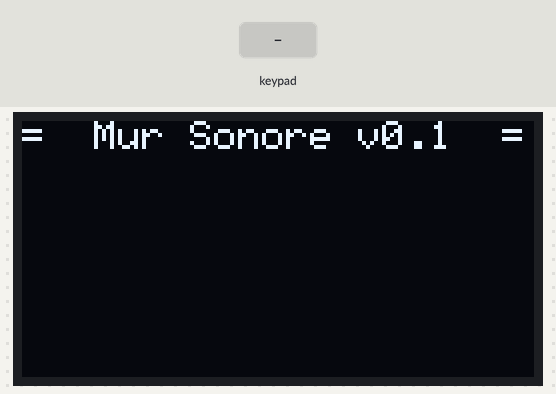
A program run on a simulated Arduino Nano Every. Parts: 128×64 one-colour display. The inputs (shaded band) are chosen by the test bench. The audio player accepts every command and is not drawn; what the program prints to the serial monitor is not drawn.

Above: at 3.8 s.
3.9 s: keypad keys 1 2 A pressed 0.4 s apart
At 5.3 s:
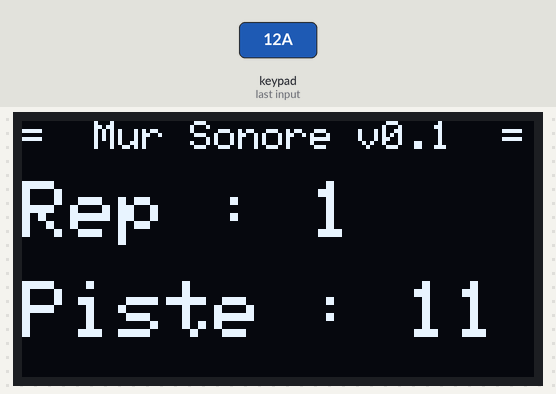
6.6 s: key 'B' pressed
At 7.7 s:
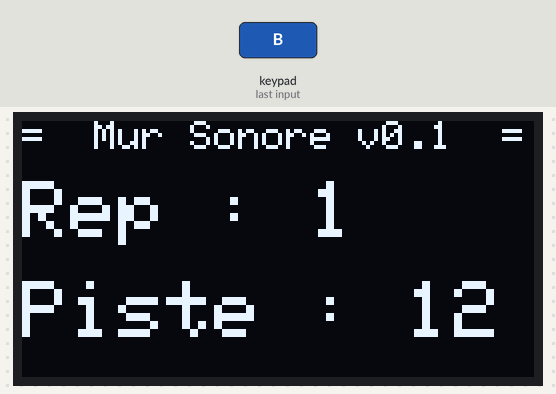
8.1 s: key 'C' pressed
At 8.8 s:
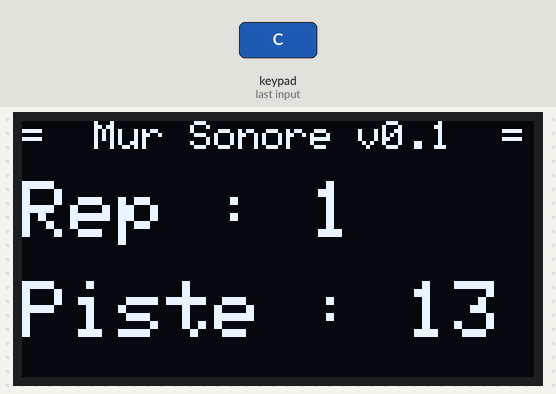
9.6 s: keypad keys 1 2 D pressed 0.4 s apart
At 10.8 s:
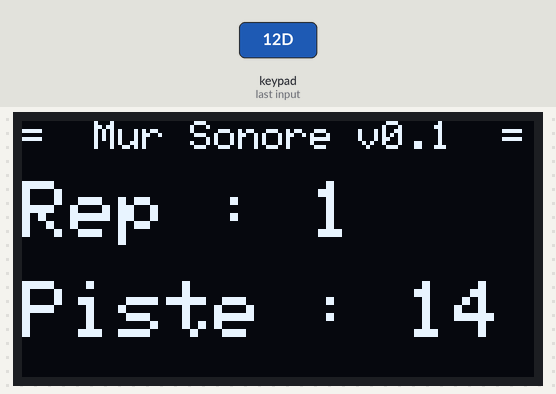
12.3 s: key 'E' pressed
At 13.2 s:
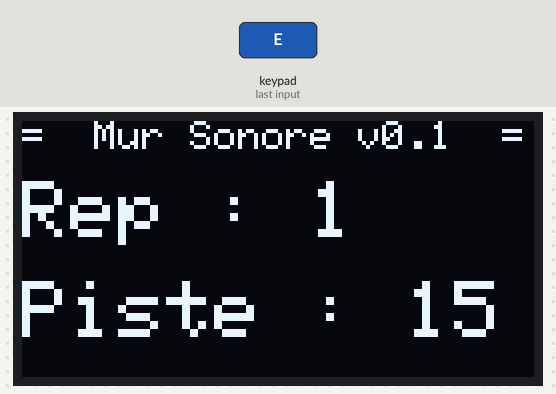
13.8 s: key 'F' pressed
At 14.3 s:
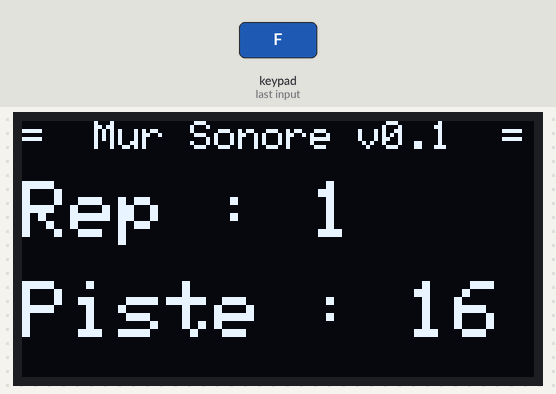
Timing chart, 0 to 16.3 s (numbered marks = the images above; inputs shaded):
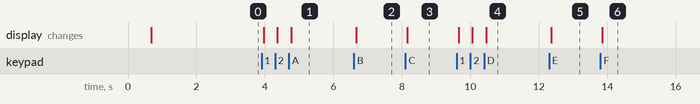

The program:

main.cpp
```cpp
#include <Arduino.h>
#include <MemoryFree.h>

#include "Mykeypad.h"
#include "Player.h"
#include "Ecran.h"


/* relative path for GDB stub valid only if this file is in the examples subfolder */
//#include "avr8-stub.h"

unsigned long loopCount;
unsigned long startTime;
MyKeypad * keypad;
Player * player ;
Ecran * ecran;

void displayFreeRam(){
    Serial.print(F("Memory Free : "));
    Serial.println(freeMemory());
}


void setup() {

    //debug_init();
    Serial.begin(9600);
    loopCount = 0;
    startTime = millis();

    Serial.println(F("avant init"));
    displayFreeRam();

    player = new Player();

    Serial.println(F("après init player"));
    displayFreeRam();


    keypad = new MyKeypad();

    Serial.println(F("après init clavier"));
    displayFreeRam();

    ecran = new Ecran();
    ecran->init();
    Serial.println(F("après init ecran"));
    displayFreeRam();

    Serial.println(F("Mur Sonore Initialisé ... "));

}


void loop() {

    // Affichage des touches du keypad
    //keypad->displayKeypadInfo();
    char c = keypad->getFirstPressedChar();
    //char  c = 'z';

    if (c != '*') {
        Serial.print(F("Envoi de la touche au player : "));
        Serial.println(c);
        player->gererTouche(c);
        ecran->display(player->getCurrentFolder(), player->getCurrentFile());
    }

    //player->displayPlayerDetail();

    //ecran->display(1, 12);

}
```

Measured:
- after the input at 3.9 s, the display: first changes after 0.06 s (image 1 shows a later state)
- after the input at 6.6 s, the display: changes after 0.06 s (image 2)
- after the input at 8.1 s, the display: changes after 0.06 s (image 3)
- after the input at 9.6 s, the display: first changes after 0.06 s (image 4 shows a later state)
- after the input at 12.3 s, the display: changes after 0.06 s (image 5)
- after the input at 13.8 s, the display: changes after 0.06 s (image 6)
